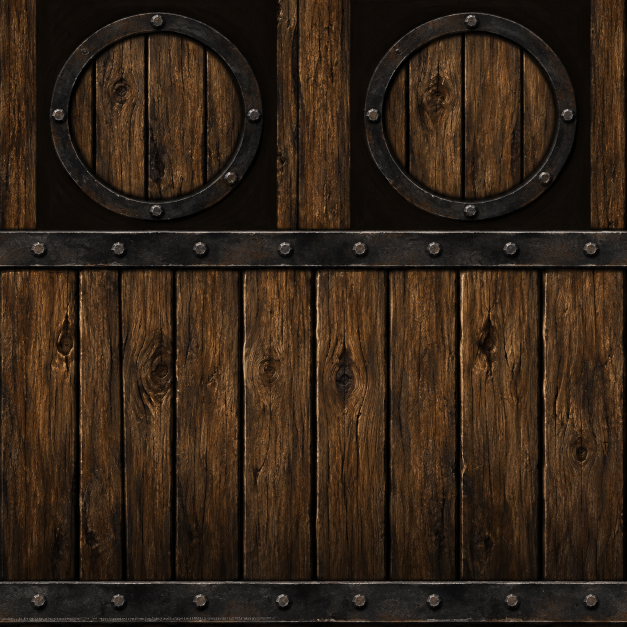
#> input picture assets-work/World1/TimberProps01/paintings/drum-master.png, 1254 x 1254 px (shown at 1/2 size); its folder holds 4 pictures in this run
$ python package_textures.py
#> lines starting #> are read from the running program, lines starting #| are printed output that depends on the picture
"""Package retained imagegen paintings into the owned diffuse texture containers."""
import json
from pathlib import Path
import sys
from PIL import Image

sys.dont_write_bytecode = True
ROOT = Path(__file__).resolve().parent
REPOSITORY = ROOT.parents[2]
sys.path.insert(0, str(REPOSITORY / 'tools'))
import mu_texture

SPECS = {'drum': ('drum', 512, ('House02', 'TreasureDrum01')),
         'steel': ('steel', 512, ('House02',)),
         'streetlight': ('streetlight', 512, ('StreetLight01',)),
         'brightness': ('streetlight_brightness2', 128, ('StreetLight01',))}


def main():
    records = []
    for name, (filename, size, owners) in SPECS.items():
        image = Image.open(ROOT / f'paintings/{name}-master.png').convert('RGB').resize((size, size), Image.Resampling.LANCZOS)
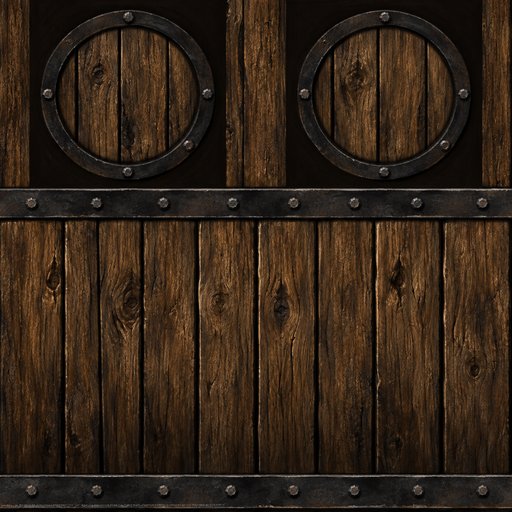
#> image: PIL image 512x512 RGB; mean R, G, B 51.3, 36.2, 23.3
        for owner in owners:
            folder = ROOT / owner
            image.save(folder / f'textures/{filename}.png')
            image.save(folder / f'textures/{filename}.jpg', quality=95, subsampling=0)
            mu_texture.wrap_file(folder / f'textures/{filename}.jpg', folder / f'exports/{filename}.OZJ')
        records.append(dict(name=filename, size=[size,size], owners=owners, tool='Built-in imagegen',
                            source=f'{name}-master.png', prompt=f'{name}-prompt.txt',
                            processing='RGB, Lanczos resize, JPEG quality95 4:4:4, OZJ wrap', alpha='Opaque RGB; existing additive lantern mesh retained'))
    (ROOT / 'paintings/generation.json').write_text(json.dumps(records, indent=2) + '\n')


if __name__ == '__main__':
    main()
#> (the call stopped at in main, `mu_texture.wrap_file(folder / f'textures/{filename}.jpg', folder / f'e..`: mu_texture is not available in this run)
